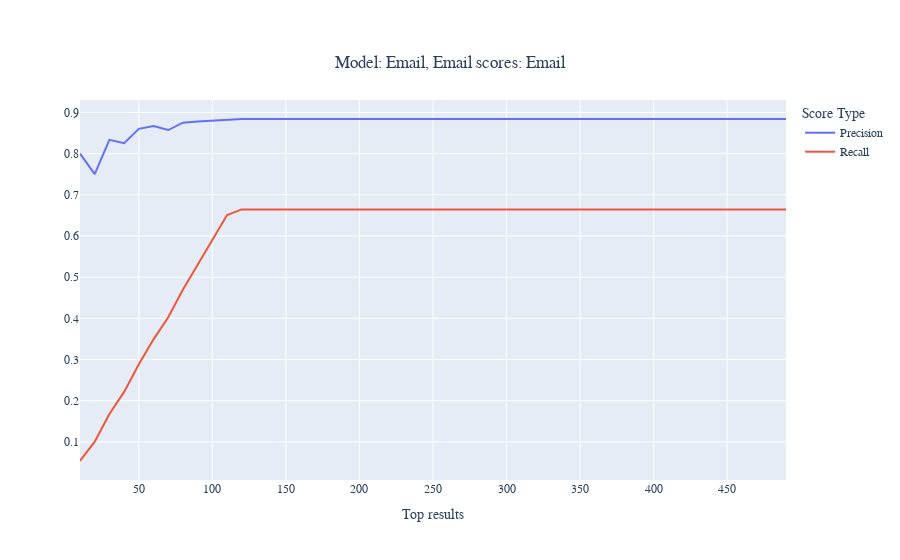
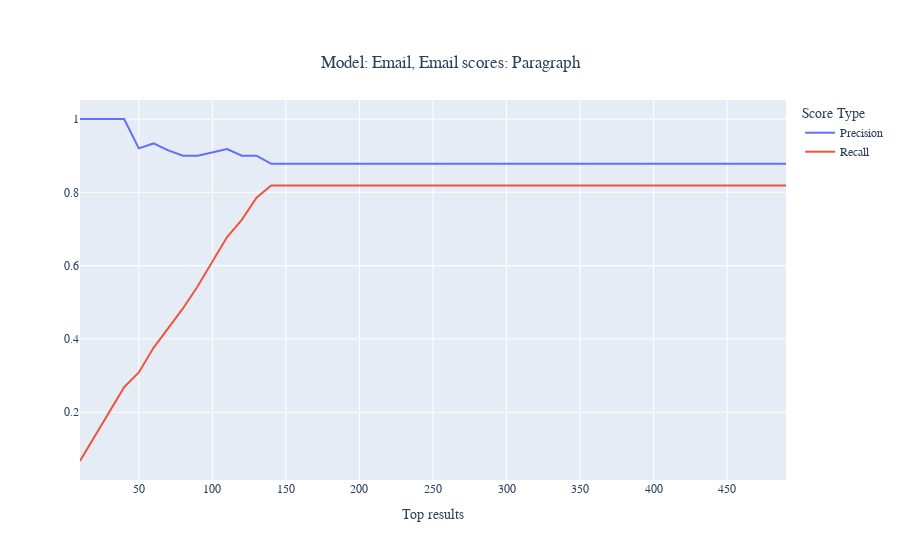
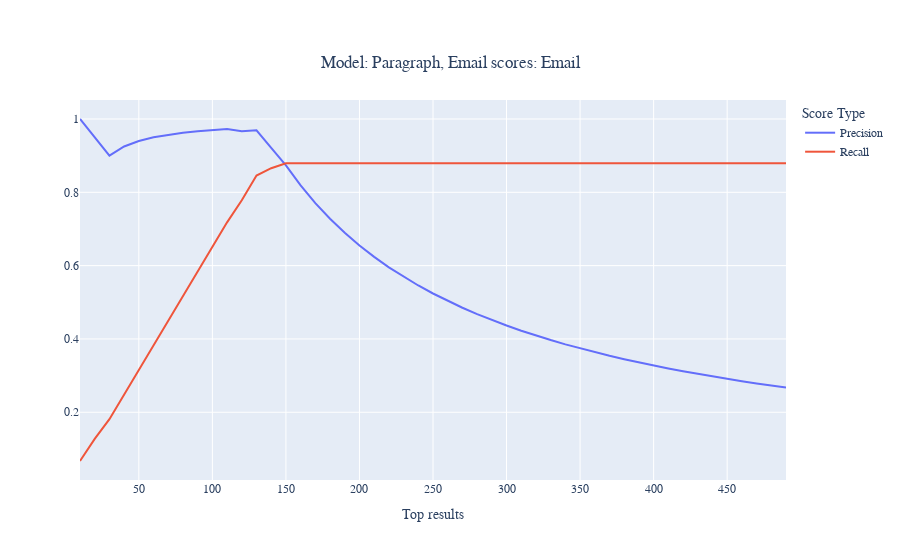
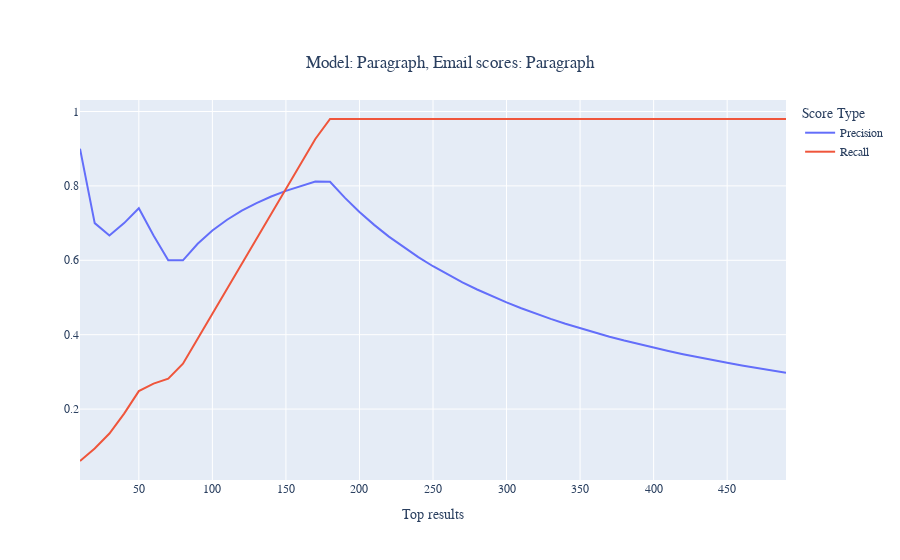

Notebook cell for these charts, in order:
### Markdown cell above
Precision, also called completeness, is the ratio of relevant documents retrieved to the total number of records. Recall, also called exactness, is the fraction of relevant documents retrieved to the total number of relevant documents.

R = number of relevant records retrieved relative to the query.
N = number of non-relevant records deemed relevant by the retrieval system relative to the query.
M = number of relevant records missed during the retrieval relevant to the query.

Precision = R / (R + N)
Recall = R / (R + M)

### Code cell
total_revelant = 149
#top_n = [10,20,30,50,5000]
top_n = [x*10 for x in range(1, 50)]






precision_list,recall_list = generate_metrics(ranked_emails_email_email, file_mapping_email_email, top_n)
plot_pr_metrics(top_n,precision_list,recall_list,'Model: Email, Email scores: Email')

precision_list,recall_list = generate_metrics(ranked_emails_email_par, file_mapping_email_par, top_n)
plot_pr_metrics(top_n,precision_list,recall_list,'Model: Email, Email scores: Paragraph')

precision_list,recall_list = generate_metrics(ranked_emails_par_email, file_mapping_par_email, top_n)
plot_pr_metrics(top_n,precision_list,recall_list,'Model: Paragraph, Email scores: Email')


precision_list,recall_list = generate_metrics(ranked_emails_par_par, file_mapping_par_par, top_n)
plot_pr_metrics(top_n,precision_list,recall_list,'Model: Paragraph, Email scores: Paragraph')

### Figure 1 — Plotly figure (JSON) as saved in the notebook; plotly's stock layout.template omitted (floating-point values rounded to 4 significant figures)
{"data": [{"name": "Precision", "type": "scatter", "x": [10, 20, 30, 40, 50, 60, 70, 80, 90, 100, 110, 120, 130, 140, 150, 160, 170, 180, 190, 200, 210, 220, 230, 240, 250, 260, 270, 280, 290, 300, 310, 320, 330, 340, 350, 360, 370, 380, 390, 400, 410, 420, 430, 440, 450, 460, 470, 480, 490], "y": [0.8, 0.75, 0.8333, 0.825, 0.86, 0.8667, 0.8571, 0.875, 0.8778, 0.88, 0.8818, 0.8839, 0.8839, 0.8839, 0.8839, 0.8839, 0.8839, 0.8839, 0.8839, 0.8839, 0.8839, 0.8839, 0.8839, 0.8839, 0.8839, 0.8839, 0.8839, 0.8839, 0.8839, 0.8839, 0.8839, 0.8839, 0.8839, 0.8839, 0.8839, 0.8839, 0.8839, 0.8839, 0.8839, 0.8839, 0.8839, 0.8839, 0.8839, 0.8839, 0.8839, 0.8839, 0.8839, 0.8839, 0.8839]}, {"name": "Recall", "type": "scatter", "x": [10, 20, 30, 40, 50, 60, 70, 80, 90, 100, 110, 120, 130, 140, 150, 160, 170, 180, 190, 200, 210, 220, 230, 240, 250, 260, 270, 280, 290, 300, 310, 320, 330, 340, 350, 360, 370, 380, 390, 400, 410, 420, 430, 440, 450, 460, 470, 480, 490], "y": [0.05369, 0.1007, 0.1678, 0.2215, 0.2886, 0.349, 0.4027, 0.4698, 0.5302, 0.5906, 0.651, 0.6644, 0.6644, 0.6644, 0.6644, 0.6644, 0.6644, 0.6644, 0.6644, 0.6644, 0.6644, 0.6644, 0.6644, 0.6644, 0.6644, 0.6644, 0.6644, 0.6644, 0.6644, 0.6644, 0.6644, 0.6644, 0.6644, 0.6644, 0.6644, 0.6644, 0.6644, 0.6644, 0.6644, 0.6644, 0.6644, 0.6644, 0.6644, 0.6644, 0.6644, 0.6644, 0.6644, 0.6644, 0.6644]}], "layout": {"autosize": true, "font": {"family": "Arial"}, "legend": {"title": {"text": "Score Type"}}, "title": {"text": "Model: Email, Email scores: Email", "x": 0.5, "xanchor": "center", "y": 0.9, "yanchor": "top"}, "xaxis": {"autorange": true, "range": [10, 490], "title": {"text": "Top results"}, "type": "linear"}, "yaxis": {"autorange": true, "range": [0.007567, 0.9301], "title": {"text": ""}, "type": "linear"}}}

### Figure 2 — Plotly figure (JSON) as saved in the notebook; plotly's stock layout.template omitted (floating-point values rounded to 4 significant figures)
{"data": [{"name": "Precision", "type": "scatter", "x": [10, 20, 30, 40, 50, 60, 70, 80, 90, 100, 110, 120, 130, 140, 150, 160, 170, 180, 190, 200, 210, 220, 230, 240, 250, 260, 270, 280, 290, 300, 310, 320, 330, 340, 350, 360, 370, 380, 390, 400, 410, 420, 430, 440, 450, 460, 470, 480, 490], "y": [1, 1, 1, 1, 0.92, 0.9333, 0.9143, 0.9, 0.9, 0.91, 0.9182, 0.9, 0.9, 0.8777, 0.8777, 0.8777, 0.8777, 0.8777, 0.8777, 0.8777, 0.8777, 0.8777, 0.8777, 0.8777, 0.8777, 0.8777, 0.8777, 0.8777, 0.8777, 0.8777, 0.8777, 0.8777, 0.8777, 0.8777, 0.8777, 0.8777, 0.8777, 0.8777, 0.8777, 0.8777, 0.8777, 0.8777, 0.8777, 0.8777, 0.8777, 0.8777, 0.8777, 0.8777, 0.8777]}, {"name": "Recall", "type": "scatter", "x": [10, 20, 30, 40, 50, 60, 70, 80, 90, 100, 110, 120, 130, 140, 150, 160, 170, 180, 190, 200, 210, 220, 230, 240, 250, 260, 270, 280, 290, 300, 310, 320, 330, 340, 350, 360, 370, 380, 390, 400, 410, 420, 430, 440, 450, 460, 470, 480, 490], "y": [0.06711, 0.1342, 0.2013, 0.2685, 0.3087, 0.3758, 0.4295, 0.4832, 0.5436, 0.6107, 0.6779, 0.7248, 0.7852, 0.8188, 0.8188, 0.8188, 0.8188, 0.8188, 0.8188, 0.8188, 0.8188, 0.8188, 0.8188, 0.8188, 0.8188, 0.8188, 0.8188, 0.8188, 0.8188, 0.8188, 0.8188, 0.8188, 0.8188, 0.8188, 0.8188, 0.8188, 0.8188, 0.8188, 0.8188, 0.8188, 0.8188, 0.8188, 0.8188, 0.8188, 0.8188, 0.8188, 0.8188, 0.8188, 0.8188]}], "layout": {"autosize": true, "font": {"family": "Arial"}, "legend": {"title": {"text": "Score Type"}}, "title": {"text": "Model: Email, Email scores: Paragraph", "x": 0.5, "xanchor": "center", "y": 0.9, "yanchor": "top"}, "xaxis": {"autorange": true, "range": [10, 490], "title": {"text": "Top results"}, "type": "linear"}, "yaxis": {"autorange": true, "range": [0.01529, 1.052], "title": {"text": ""}, "type": "linear"}}}

### Figure 3 — Plotly figure (JSON) as saved in the notebook; plotly's stock layout.template omitted (floating-point values rounded to 4 significant figures)
{"data": [{"name": "Precision", "type": "scatter", "x": [10, 20, 30, 40, 50, 60, 70, 80, 90, 100, 110, 120, 130, 140, 150, 160, 170, 180, 190, 200, 210, 220, 230, 240, 250, 260, 270, 280, 290, 300, 310, 320, 330, 340, 350, 360, 370, 380, 390, 400, 410, 420, 430, 440, 450, 460, 470, 480, 490], "y": [1, 0.95, 0.9, 0.925, 0.94, 0.95, 0.9571, 0.9625, 0.9667, 0.97, 0.9727, 0.9667, 0.9692, 0.9214, 0.8733, 0.8187, 0.7706, 0.7278, 0.6895, 0.655, 0.6238, 0.5955, 0.5696, 0.5458, 0.524, 0.5038, 0.4852, 0.4679, 0.4517, 0.4367, 0.4226, 0.4094, 0.397, 0.3853, 0.3743, 0.3639, 0.3541, 0.3447, 0.3359, 0.3275, 0.3195, 0.3119, 0.3047, 0.2977, 0.2911, 0.2848, 0.2787, 0.2729, 0.2673]}, {"name": "Recall", "type": "scatter", "x": [10, 20, 30, 40, 50, 60, 70, 80, 90, 100, 110, 120, 130, 140, 150, 160, 170, 180, 190, 200, 210, 220, 230, 240, 250, 260, 270, 280, 290, 300, 310, 320, 330, 340, 350, 360, 370, 380, 390, 400, 410, 420, 430, 440, 450, 460, 470, 480, 490], "y": [0.06711, 0.1275, 0.1812, 0.2483, 0.3154, 0.3826, 0.4497, 0.5168, 0.5839, 0.651, 0.7181, 0.7785, 0.8456, 0.8658, 0.8792, 0.8792, 0.8792, 0.8792, 0.8792, 0.8792, 0.8792, 0.8792, 0.8792, 0.8792, 0.8792, 0.8792, 0.8792, 0.8792, 0.8792, 0.8792, 0.8792, 0.8792, 0.8792, 0.8792, 0.8792, 0.8792, 0.8792, 0.8792, 0.8792, 0.8792, 0.8792, 0.8792, 0.8792, 0.8792, 0.8792, 0.8792, 0.8792, 0.8792, 0.8792]}], "layout": {"autosize": true, "font": {"family": "Arial"}, "legend": {"title": {"text": "Score Type"}}, "title": {"text": "Model: Paragraph, Email scores: Email", "x": 0.5, "xanchor": "center", "y": 0.9, "yanchor": "top"}, "xaxis": {"autorange": true, "range": [10, 490], "title": {"text": "Top results"}, "type": "linear"}, "yaxis": {"autorange": true, "range": [0.01529, 1.052], "title": {"text": ""}, "type": "linear"}}}

### Figure 4 — Plotly figure (JSON) as saved in the notebook; plotly's stock layout.template omitted (floating-point values rounded to 4 significant figures)
{"data": [{"name": "Precision", "type": "scatter", "x": [10, 20, 30, 40, 50, 60, 70, 80, 90, 100, 110, 120, 130, 140, 150, 160, 170, 180, 190, 200, 210, 220, 230, 240, 250, 260, 270, 280, 290, 300, 310, 320, 330, 340, 350, 360, 370, 380, 390, 400, 410, 420, 430, 440, 450, 460, 470, 480, 490], "y": [0.9, 0.7, 0.6667, 0.7, 0.74, 0.6667, 0.6, 0.6, 0.6444, 0.68, 0.7091, 0.7333, 0.7538, 0.7714, 0.7867, 0.8, 0.8118, 0.8111, 0.7684, 0.73, 0.6952, 0.6636, 0.6348, 0.6083, 0.584, 0.5615, 0.5407, 0.5214, 0.5034, 0.4867, 0.471, 0.4562, 0.4424, 0.4294, 0.4171, 0.4056, 0.3946, 0.3842, 0.3744, 0.365, 0.3561, 0.3476, 0.3395, 0.3318, 0.3244, 0.3174, 0.3106, 0.3042, 0.298]}, {"name": "Recall", "type": "scatter", "x": [10, 20, 30, 40, 50, 60, 70, 80, 90, 100, 110, 120, 130, 140, 150, 160, 170, 180, 190, 200, 210, 220, 230, 240, 250, 260, 270, 280, 290, 300, 310, 320, 330, 340, 350, 360, 370, 380, 390, 400, 410, 420, 430, 440, 450, 460, 470, 480, 490], "y": [0.0604, 0.09396, 0.1342, 0.1879, 0.2483, 0.2685, 0.2819, 0.3221, 0.3893, 0.4564, 0.5235, 0.5906, 0.6577, 0.7248, 0.7919, 0.8591, 0.9262, 0.9799, 0.9799, 0.9799, 0.9799, 0.9799, 0.9799, 0.9799, 0.9799, 0.9799, 0.9799, 0.9799, 0.9799, 0.9799, 0.9799, 0.9799, 0.9799, 0.9799, 0.9799, 0.9799, 0.9799, 0.9799, 0.9799, 0.9799, 0.9799, 0.9799, 0.9799, 0.9799, 0.9799, 0.9799, 0.9799, 0.9799, 0.9799]}], "layout": {"autosize": true, "font": {"family": "Arial"}, "legend": {"title": {"text": "Score Type"}}, "title": {"text": "Model: Paragraph, Email scores: Paragraph", "x": 0.5, "xanchor": "center", "y": 0.9, "yanchor": "top"}, "xaxis": {"autorange": true, "range": [10, 490], "title": {"text": "Top results"}, "type": "linear"}, "yaxis": {"autorange": true, "range": [0.009321, 1.031], "title": {"text": ""}, "type": "linear"}}}
